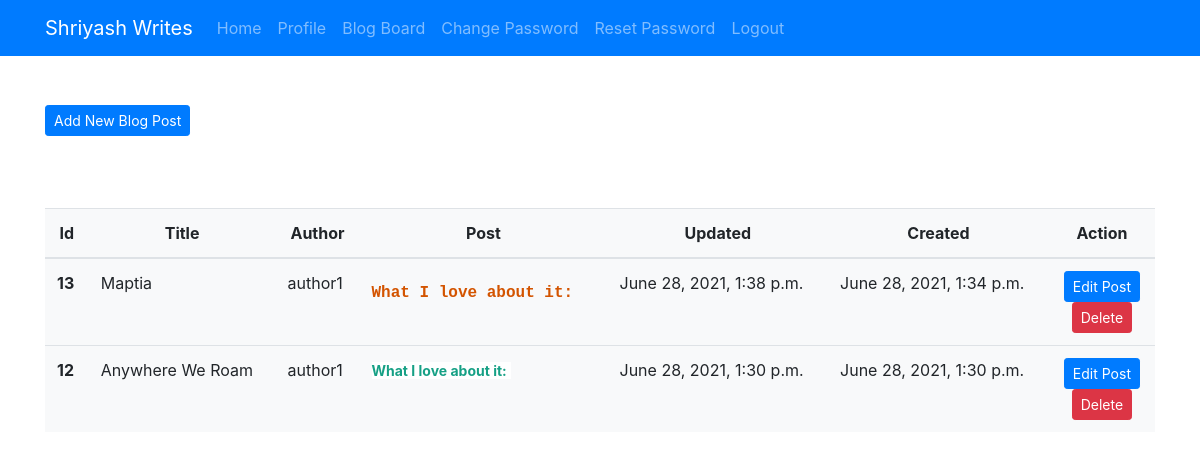
The page /blogdashboard/ (signed in) on the database its author committed.
### mywebsite/models.py (models this page shows, shortened)
class BlogPost(models.Model):
    title = models.CharField(max_length=150)
    author = models.ForeignKey(User,on_delete=models.CASCADE)
    blog_post = RichTextUploadingField()
    updated = models.DateTimeField(auto_now=True)
    created = models.DateTimeField(auto_now_add=True)
    likes = models.ManyToManyField(User, related_name='likes')
    class Meta:
        ordering = ('-created',)

### mywebsite/views.py (the view)
# urls.py: path('blogdashboard/', views.blogdashboard, name='blogdashboard'),
def blogdashboard(request):
    if request.user.is_authenticated:
        user = request.user
        posts = BlogPost.objects.filter(author=user)
        return render(request, 'blogdashboard.html', {'posts': posts})
    else:
        return HttpResponseRedirect('/login/')

### mywebsite/templates/blogdashboard.html (shortened to what this page needs)
{% extends 'base1.html' %}
{% load static %}
{% block content %}
<div class="container my-5">
  <a href="{% url 'addpost' %}" class="text-center btn btn-sm btn-primary">Add New Blog Post</a>
  <br><br>
    {% if posts %}
    <table class="table table-hover shadow-sm p-5 mb-5 bg-light my-5">
      <thead>
        <tr class="text-center">
          <th scope="col">Id</th>
          <th scope="col">Title</th>
          <th scope="col">Author</th>
          <th scope="col">Post</th>
          <th scope="col">Updated</th>
          <th scope="col">Created</th>
          <th scope="col">Action</th>
        </tr>
      </thead>
      <tbody>
        {% for post in posts %}
        <tr>
          <th scope="row">{{post.id}}</th>
          <td class="text-justify">{{post.title}}</td>
          <td class="text-justify">{{post.author}}</td>
          <td class="text-justify">{{post.blog_post|safe|slice:':300'}}......</td>
          <td>{{post.updated}}</td>
          <td>{{post.created}}</td>
          <td class='text-center'>
            <a href="{% url 'updatepost' post.id %}" class="btn btn-sm btn-primary">Edit Post</a>
              <form action="{% url 'deletepost' post.id %}" method="POST" class="">
                <input type="submit" class="btn btn-sm btn-danger" value="Delete">
              </form>
          </td>
        </tr>
        {% endfor %}
      </tbody>
    </table>
    {% endif %}
</div>
{% endblock content %}

### rows shown on the page
BlogPost: id "13", title "Maptia", author "author1", blog_post "What I love about it:", updated "June 28, 2021, 1:38 p.m.", created "June 28, 2021, 1:34 p.m."
BlogPost: id "12", title "Anywhere We Roam", author "author1", blog_post "What I love about it:", updated "June 28, 2021, 1:30 p.m.", created "June 28, 2021, 1:30 p.m."
